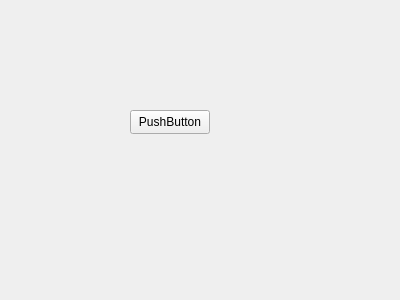
<?xml version="1.0" encoding="UTF-8"?>
<ui version="4.0">
 <class>RegisterViewer</class>
 <widget class="QWidget" name="RegisterViewer">
  <property name="geometry">
   <rect>
    <x>0</x>
    <y>0</y>
    <width>400</width>
    <height>300</height>
   </rect>
  </property>
  <property name="windowTitle">
   <string>Form</string>
  </property>
  <widget class="QPushButton" name="pushButton">
   <property name="geometry">
    <rect>
     <x>130</x>
     <y>110</y>
     <width>80</width>
     <height>24</height>
    </rect>
   </property>
   <property name="text">
    <string>PushButton</string>
   </property>
  </widget>
 </widget>
 <resources/>
 <connections/>
</ui>
